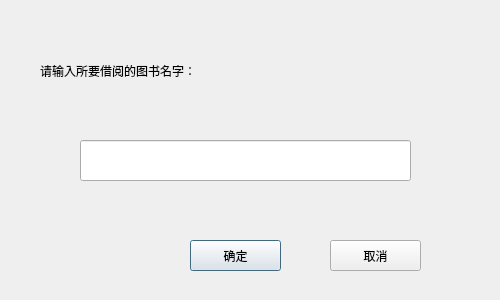
<?xml version="1.0" encoding="UTF-8"?>
<ui version="4.0">
 <class>Borrow</class>
 <widget class="QDialog" name="Borrow">
  <property name="geometry">
   <rect>
    <x>0</x>
    <y>0</y>
    <width>500</width>
    <height>300</height>
   </rect>
  </property>
  <property name="windowTitle">
   <string>按书名借书</string>
  </property>
  <property name="windowIcon">
   <iconset>
    <normaloff>borrow.jpg</normaloff>borrow.jpg</iconset>
  </property>
  <widget class="QPushButton" name="pushButton">
   <property name="geometry">
    <rect>
     <x>190</x>
     <y>240</y>
     <width>91</width>
     <height>31</height>
    </rect>
   </property>
   <property name="text">
    <string>确定</string>
   </property>
  </widget>
  <widget class="QPushButton" name="pushButton_2">
   <property name="geometry">
    <rect>
     <x>330</x>
     <y>240</y>
     <width>91</width>
     <height>31</height>
    </rect>
   </property>
   <property name="text">
    <string>取消</string>
   </property>
  </widget>
  <widget class="QLabel" name="label">
   <property name="geometry">
    <rect>
     <x>40</x>
     <y>20</y>
     <width>391</width>
     <height>101</height>
    </rect>
   </property>
   <property name="styleSheet">
    <string notr="true">font: 75 14pt &quot;Microsoft JhengHei UI&quot;;</string>
   </property>
   <property name="text">
    <string>请输入所要借阅的图书名字：</string>
   </property>
  </widget>
  <widget class="QLineEdit" name="lineEdit">
   <property name="geometry">
    <rect>
     <x>80</x>
     <y>140</y>
     <width>331</width>
     <height>41</height>
    </rect>
   </property>
  </widget>
 </widget>
 <resources/>
 <connections>
  <connection>
   <sender>pushButton_2</sender>
   <signal>clicked()</signal>
   <receiver>Borrow</receiver>
   <slot>close()</slot>
   <hints>
    <hint type="sourcelabel">
     <x>298</x>
     <y>228</y>
    </hint>
    <hint type="destinationlabel">
     <x>306</x>
     <y>186</y>
    </hint>
   </hints>
  </connection>
 </connections>
</ui>
